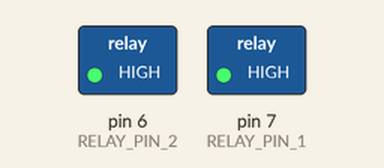
This sketch was run on a simulated Arduino Uno, built with avr-gcc and run on an emulated ATmega328P. Shown: switched loads named in the sketch (green lamp = pin HIGH).

Above: at 5.0 s.
At 12.5 s:
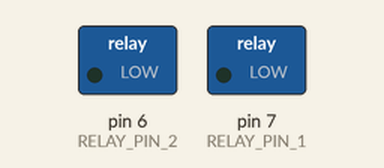
Timing chart, 0 to 19.5 s (numbered marks = the images above):
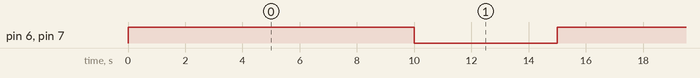

The sketch:

Rele_con_Motor.ino
```cpp
#define RELAY_PIN_1 7
#define RELAY_PIN_2 6

void setup() {
  // initialize digital pins as outputs.
  pinMode(RELAY_PIN_1, OUTPUT);
  pinMode(RELAY_PIN_2, OUTPUT);
}

// the loop function runs over and over again forever
void loop() {
  digitalWrite(RELAY_PIN_1, HIGH);   // turn the first RELAY on
  digitalWrite(RELAY_PIN_2, HIGH);   // turn the second RELAY on
  delay(10000);                       // wait for 10 seconds

  digitalWrite(RELAY_PIN_1, LOW);    // turn the first RELAY off
  digitalWrite(RELAY_PIN_2, LOW);    // turn the second RELAY off
  delay(5000);                        // wait for 5 seconds
}
```

Measured:
- by itself, pin 6 (RELAY_PIN_2), pin 7 (RELAY_PIN_1): alternates HIGH for 10.0 s and LOW for 5.0 s
